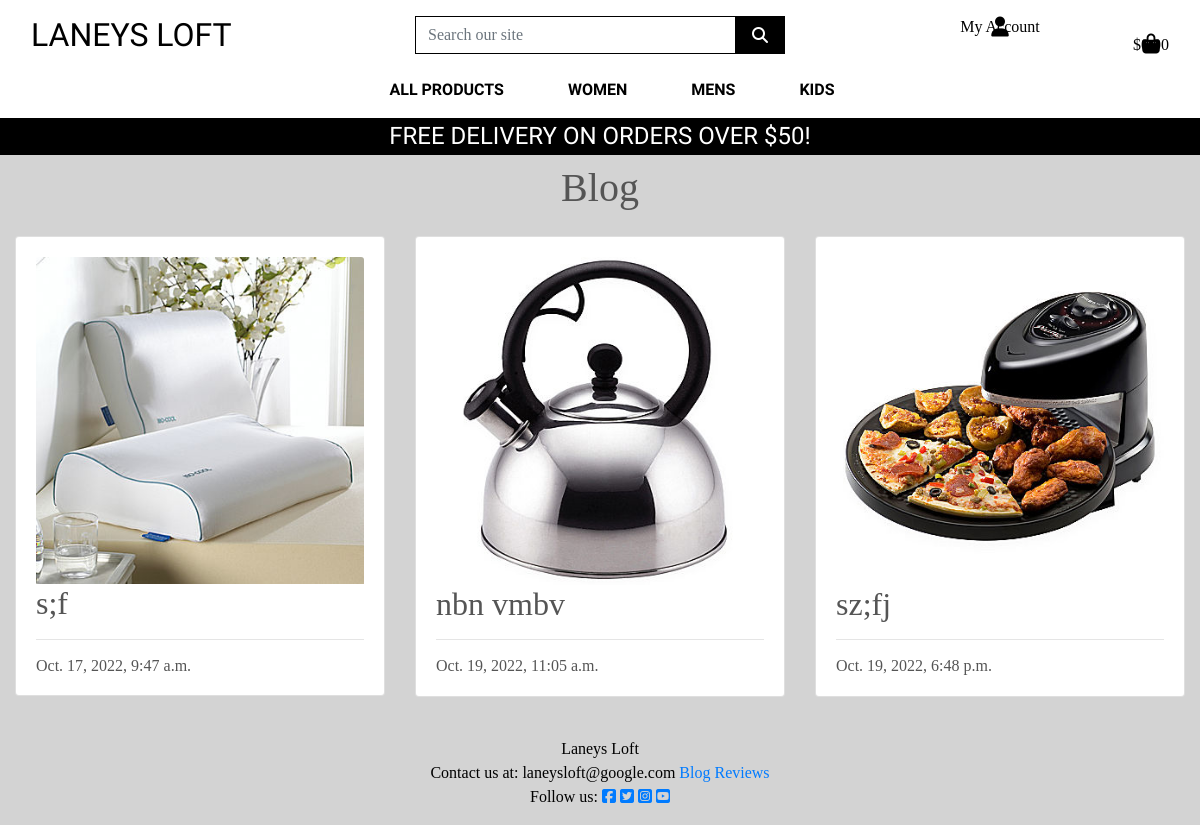
The page /blog_posts/blog_posts/ on the database its author committed.
### blog_posts/models.py (models this page shows, shortened)
class BlogPost(models.Model):
    charity_name = models.CharField(max_length=200)
    event_name = models.CharField(max_length=200)
    donation_amount = models.DecimalField(max_digits=6, decimal_places=2)
    image = models.ImageField(null=True, blank=True)
    summary = models.TextField(blank=True)
    charity_location = models.CharField(max_length=200, unique=False)
    charity_website = models.URLField(
        max_length=200, blank=True)
    created_on = models.DateTimeField(auto_now=True)
    class Meta:
        ordering = ['created_on']

### blog_posts/views.py (the view)
# urls.py: path('blog_posts/', views.BlogPostList.as_view(), name='blog_posts'),
class BlogPostList(ListView):
    model = BlogPost
    queryset = BlogPost.objects.order_by('created_on')
    template_name = 'blog_posts/blog_posts.html'
    paginate_by = 6

### bag/contexts.py (called while the page is built, shortened)
def bag_contents(request):
    bag_items = []
    total = 0
    item_count = 0
    bag = request.session.get('bag', {})
    if total < settings.FREE_DELIVERY_THRESHOLD:
        delivery = total * Decimal(settings.STANDARD_DELIVERY_PERCENTAGE / 100)
        free_delivery_delta = settings.FREE_DELIVERY_THRESHOLD - total
    else:
        delivery = 0
        free_delivery_delta = 0
    grand_total = delivery + total
    context = {
        'bag_items': bag_items,
        'total': total,
        'item_count': item_count,
        'delivery': delivery,
        'free_delivery_delta': free_delivery_delta,
        'free_delivery_threshold': settings.FREE_DELIVERY_THRESHOLD,
        'grand_total': grand_total,
    }
    return context

### blog_posts/templates/blog_posts/blog_posts.html (shortened to what this page needs)
{% extends "base.html" %}
{% load static %}
{% block extra_css %}
    <link rel="stylesheet" href="{% static 'blog_posts/css/blog_posts.css' %}">
{% endblock %}
{% block page_header %}
    <div class="container header-container">
    </div>
{% endblock %}
{% block content %}
<div class="container-fluid">
    <div class="row">
        <div class="col">
            <span class="text-center">
                <h1>Blog</h1>
            </span>
        </div>
    </div>
    <div class="row">
        <div class="col-12 mt-3 left">
            <div class="row">
                {% for blogpost in blogpost_list %}
                    <div class="col-md-4">
                        <div class="card mb-4">
                            <div class="card-body">
                                {% if "placeholder" in blogpost.image.url %}
                                <img class="card-img-top blog-page-pic"
                                src=""
                                alt="">
                                {% else %}
                                <img class="card-img-top blog-post-page-pic" src="{{ blogpost.image.url }}" alt="">
                                {% endif %}
                                <a href="{% url 'blog_post_detail' blogpost.id %}" class="blog-link">
                                <h2 class="card-title blog-name-link">{{ blogpost.event_name }}</h2>
                            </a>
                            <hr>
                            <p class="card-text h6">{{ blogpost.created_on}}</p>
                            </div>
                        </div>
                    </div>
                {% if forloop.counter|divisibleby:3 %}
            </div>
                {% endif %}
                {% endfor %}
        </div>
    </div>
</div>
{% endblock %}

### static/css/base.css (style rules this page uses)
html { height: 100%; }
body { background: url('/media/homepage_background_cropped.jpg') no-repeat center center fixed; background-size: cover; height: calc(100vh - 164px); color: #555; font-family: 'Shippori Antuque'; }
@media (min-width: 1200px) { .container { max-width: 80%; } }
@media (min-width: 992px) { .header-container { padding-top: 164px; } }

### blog_posts/static/blog_posts/css/blog_posts.css (style rules this page uses)
body { background-color: lightgray; }
.blog-name-link { color: #555; }
.header-container { padding-top: 164px; }
@media (min-width: 384px) { .header-container { padding-top: 147px; } }
@media (min-width: 542px) { .header-container { padding-top: 119px; } }
@media (min-width: 992px) { .header-container { padding-top: 164px; } }

### rows shown on the page
BlogPost: image (picture), event_name "s;f", created_on "Oct. 17, 2022, 9:47 a.m."
BlogPost: image (picture), event_name "nbn vmbv", created_on "Oct. 19, 2022, 11:05 a.m."
BlogPost: image (picture), event_name "sz;fj", created_on "Oct. 19, 2022, 6:48 p.m."

### other values the page prints
{{ free_delivery_threshold }} "50"
